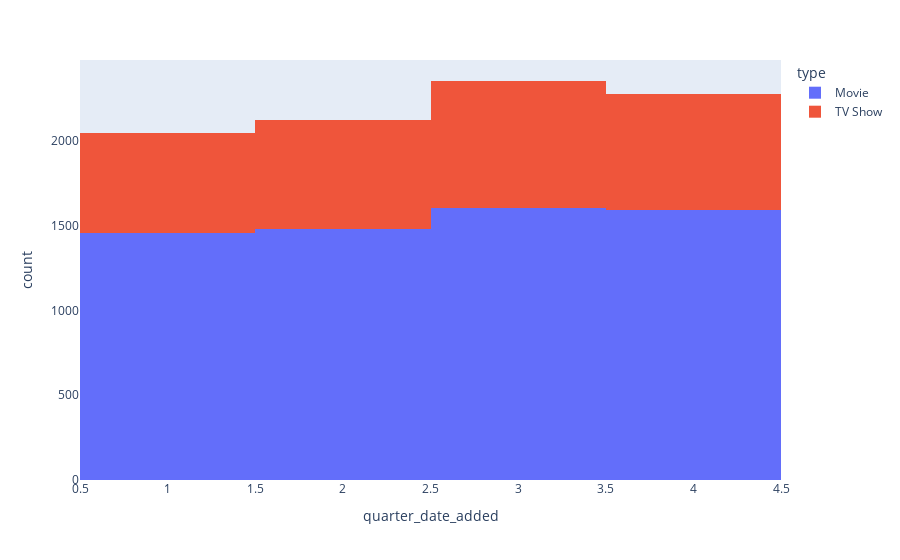

The notebook cell saved with this chart:
### Code cell
px.histogram(df, x='quarter_date_added', color='type')

### Figure 1 — Plotly figure (JSON) as saved in the notebook; plotly's stock layout.template omitted (floating-point values rounded to 4 significant figures; data arrays with more than 128 entries replaced by an {"elided": "..."} marker saying what was removed)
{"data": [{"alignmentgroup": "True", "bingroup": "x", "hovertemplate": "type=Movie<br>quarter_date_added=%{x}<br>count=%{y}<extra></extra>", "legendgroup": "Movie", "marker": {"color": "#636efa", "pattern": {"shape": ""}}, "name": "Movie", "offsetgroup": "Movie", "orientation": "v", "showlegend": true, "type": "histogram", "x": {"elided": "6131 int values"}, "xaxis": "x", "yaxis": "y"}, {"alignmentgroup": "True", "bingroup": "x", "hovertemplate": "type=TV Show<br>quarter_date_added=%{x}<br>count=%{y}<extra></extra>", "legendgroup": "TV Show", "marker": {"color": "#EF553B", "pattern": {"shape": ""}}, "name": "TV Show", "offsetgroup": "TV Show", "orientation": "v", "showlegend": true, "type": "histogram", "x": {"elided": "2676 int values"}, "xaxis": "x", "yaxis": "y"}], "layout": {"barmode": "relative", "legend": {"title": {"text": "type"}, "tracegroupgap": 0}, "margin": {"t": 60}, "xaxis": {"anchor": "y", "domain": [0, 1], "title": {"text": "quarter_date_added"}}, "yaxis": {"anchor": "x", "domain": [0, 1], "title": {"text": "count"}}}}
